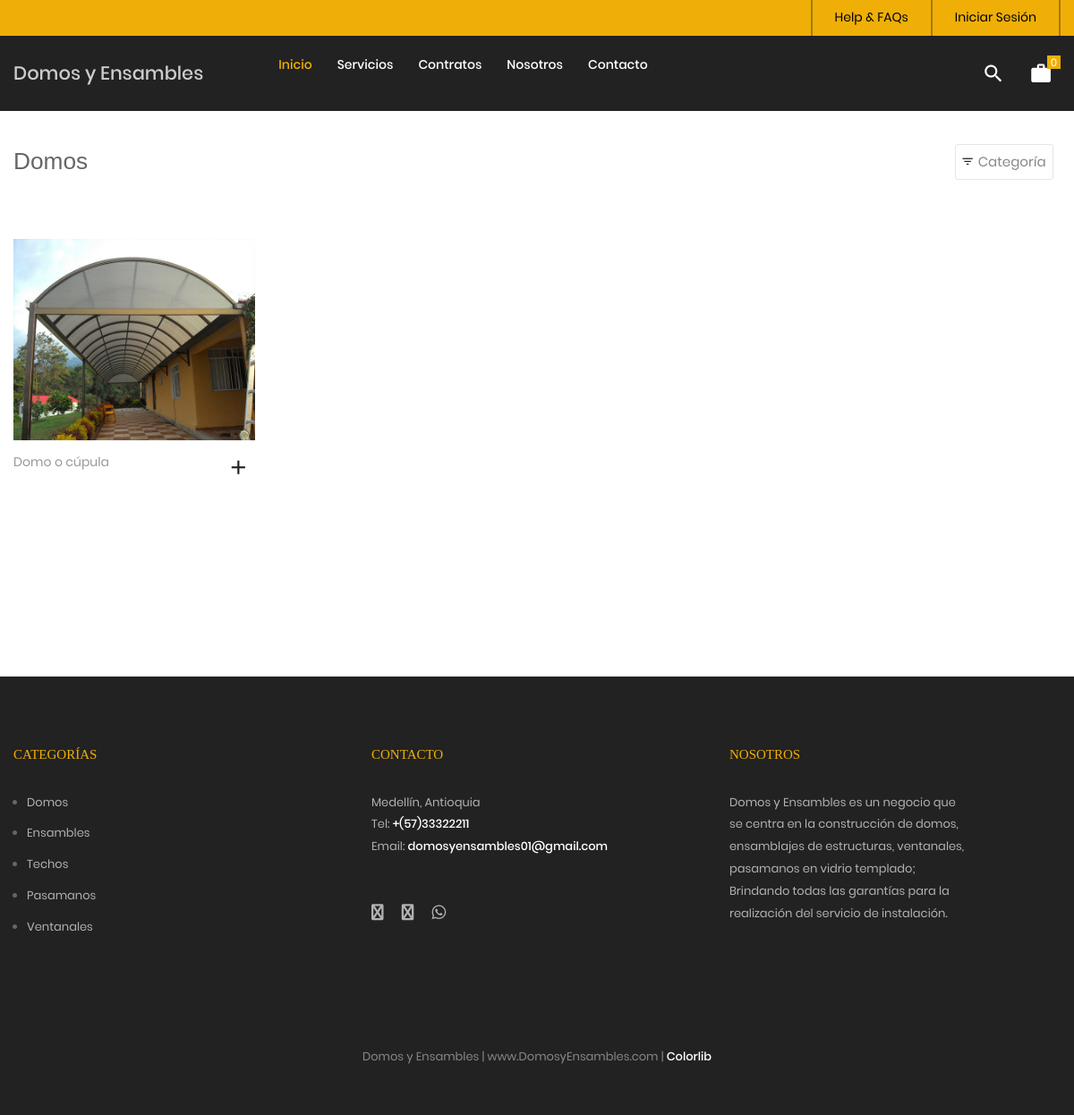
The page /tienda/categoria/1/domos on the database its author committed.
### tables this page shows
CREATE TABLE `servicio` (
  `idservicio` bigint(20) NOT NULL,
  `categoriaid` bigint(20) NOT NULL,
  `codigo` varchar(30) NOT NULL,
  `nombre` varchar(255) NOT NULL,
  `descripcion` text NOT NULL,
  `imagen` varchar(100) DEFAULT NULL,
  `datecreated` datetime NOT NULL DEFAULT current_timestamp(),
  `ruta` varchar(255) NOT NULL,
  `status` int(11) NOT NULL DEFAULT 1
);

CREATE TABLE `categoria` (
  `idcategoria` bigint(20) NOT NULL,
  `nombre` varchar(255) NOT NULL,
  `descripcion` text NOT NULL,
  `portada` varchar(100) NOT NULL,
  `datecreated` datetime NOT NULL DEFAULT current_timestamp(),
  `ruta` varchar(255) NOT NULL,
  `status` int(11) NOT NULL DEFAULT 1
);

### Libraries/Core/Views.php (called while the page is built)
<?php
	class Views
	{
		function getView($controller,$view,$data="")
		{
			$controller = get_class($controller);
			if($controller == "Home"){
				$view = "Views/".$view.".php";
			}else{
				$view = "Views/".$controller."/".$view.".php";
			}
			require_once ($view);
		}
	}
 ?>

### index.php (called while the page is built, shortened)
<?php
	require_once("Helpers/Helpers.php");
	require_once("Libraries/Core/Load.php");
 ?>

### Libraries/Core/Mysql.php (called while the page is built, shortened)
<?php
	class Mysql extends Conexion
	{
		private $conexion;
		function __construct()
		{
			$this->conexion = new Conexion();
			$this->conexion = $this->conexion->conect();
		}
		public function select(string $query)
		{
			$this->strquery = $query;
        	$result = $this->conexion->prepare($this->strquery);
			$result->execute();
        	$data = $result->fetch(PDO::FETCH_ASSOC);
        	return $data;
		}
		public function select_all(string $query)
		{
			$this->strquery = $query;
        	$result = $this->conexion->prepare($this->strquery);
			$result->execute();
        	$data = $result->fetchall(PDO::FETCH_ASSOC);
        	return $data;
		}
	}
 ?>

### Libraries/Core/Conexion.php (called while the page is built)
<?php
class Conexion{
	private $conect;
	public function __construct(){
		$connectionString = "mysql:host=".DB_HOST.";dbname=".DB_NAME.";charset=".DB_CHARSET;
		try{
			$this->conect = new PDO($connectionString, DB_USER, DB_PASSWORD);
			$this->conect->setAttribute(PDO::ATTR_ERRMODE, PDO::ERRMODE_EXCEPTION);
		}catch(PDOException $e){
			$this->conect = 'Error de conexión';
		    echo "ERROR: " . $e->getMessage();
		}
	}
	public function conect(){
		return $this->conect;
	}
}
?>

### Models/TServicio.php (called while the page is built, shortened)
<?php
require_once("Libraries/Core/Mysql.php");
trait TServicio{
	public function getServiciosCategoriaT(int $idcategoria, string $ruta, $desde = null, $porpagina = null){
		$this->intIdcategoria = $idcategoria;
		$this->strRuta = $ruta;
		$where = "";
		if(is_numeric($desde) AND is_numeric($porpagina)){
			$where = " LIMIT ".$desde.",".$porpagina;
		}
		$this->con = new Mysql();
		$sql_cat = "SELECT idcategoria,nombre,ruta FROM categoria WHERE idcategoria = '{$this->intIdcategoria}'";
		$request = $this->con->select($sql_cat);
		if(!empty($request)){
			$this->strCategoria = $request['nombre'];
			$this->strRutaCategoria = $request['ruta'];
			$sql = "SELECT p.idservicio,
							p.codigo,
							p.nombre,
							p.descripcion,
							p.categoriaid,
							c.nombre as categoria,
							p.ruta
					FROM servicio p
					INNER JOIN categoria c
					ON p.categoriaid = c.idcategoria
					WHERE p.status != 0 AND p.categoriaid = $this->intIdcategoria AND c.ruta = '{$this->strRuta}'
					ORDER BY p.idservicio DESC ".$where;
					$request = $this->con->select_all($sql);
					if(count($request) > 0){
						for ($c=0; $c < count($request) ; $c++) {
							$intIdServicio = $request[$c]['idservicio'];
							$sqlImg = "SELECT img
									FROM imagen
									WHERE servicioid = $intIdServicio";
							$arrImg = $this->con->select_all($sqlImg);
							if(count($arrImg) > 0){
								for ($i=0; $i < count($arrImg); $i++) {
									$arrImg[$i]['url_image'] = media().'/images/uploads/'.$arrImg[$i]['img'];
								}
							}
							$request[$c]['images'] = $arrImg;
						}
					}
			$request = array('idcategoria' => $this->intIdcategoria,
								'ruta' => $this->strRutaCategoria,
								'categoria' => $this->strCategoria,
								'servicios' => $request
							);
		}
		return $request;
	}
}
 ?>

### Helpers/Helpers.php (called while the page is built, shortened)
<?php
	function base_url()
	{
		return BASE_URL;
	}
    function footerTienda($data="")
    {
        $view_footer = "Views/Template/footer_tienda.php";
        require_once ($view_footer);
    }
    function getCatFooter(){
        require_once ("Models/CategoriasModel.php");
        $objCategoria = new CategoriasModel();
        $request = $objCategoria->getCategoriasFooter();
        return $request;
    }
    function getInfoPage(int $idpagina){
        require_once("Libraries/Core/Mysql.php");
        $con = new Mysql();
        $sql = "SELECT * FROM post WHERE idpost = $idpagina";
        $request = $con->select($sql);
        return $request;
    }
 ?>

### Models/CategoriasModel.php (called while the page is built, shortened)
<?php
	class CategoriasModel extends Mysql
	{
		public function getCategoriasFooter(){
			$sql = "SELECT idcategoria, nombre, descripcion, portada, ruta
					FROM categoria WHERE  status = 1 AND idcategoria IN (".CAT_FOOTER.")";
			$request = $this->select_all($sql);
			if(count($request) > 0){
				for ($c=0; $c < count($request) ; $c++) {
					$request[$c]['portada'] = BASE_URL.'/Assets/images/uploads/'.$request[$c]['portada'];
				}
			}
			return $request;
		}
	}
 ?>

### Views/Template/footer_tienda.php (the view, shortened to what this page needs)
	<?php
		$catFotter = getCatFooter();
	 ?>
	<footer class="bg3 p-t-75 p-b-32">
		<div class="container">
			<div class="row">
				<div class="col-sm-6 col-lg-4 p-b-50">
					<h4 class="stext-301 cl1 p-b-30">
						Categorías
					</h4>
					<?php if(count($catFotter) > 0){ ?>
					<ul>
						<?php foreach ($catFotter as $cat) { ?>
						<li class="p-b-10">
							<a href="<?= base_url() ?>/tienda/categoria/<?= $cat['idcategoria'].'/'.$cat['ruta'] ?>" class="stext-107 cl7 hov-cl1 trans-04">
								<?= $cat['nombre'] ?>
							</a>
						</li>
						<?php } ?>
					</ul>
					<?php } ?>
				</div>
				<div class="col-sm-6 col-lg-4 p-b-50">
					<h4 class="stext-301 cl1 p-b-30">
						Contacto
					</h4>
					<p class="stext-107 cl7 size-201">
						<?= DIRECCION ?> <br>
						Tel: <a class="linkFooter" href="tel:<?= TELEMPRESA ?>"><?= TELEMPRESA ?></a><br>
						Email: <a class="linkFooter" href="mailto:<?= EMAIL_EMPRESA ?>"><?= EMAIL_EMPRESA ?></a>
					</p>
					<div class="p-t-27">
						<a href="<?= FACEBOOK ?>" target="_blanck" class="fs-18 cl7 hov-cl1 trans-04 m-r-16">
							<i class="fa fa-facebook"></i>
						</a>
						<a href="<?= INSTAGRAM ?>" target="_blanck"  class="fs-18 cl7 hov-cl1 trans-04 m-r-16">
							<i class="fa fa-instagram"></i>
						</a>
						<a href="https://wa.me/<?= WHATSAPP ?>" target="_blanck"  class="fs-18 cl7 hov-cl1 trans-04 m-r-16">
							<i class="fab fa-whatsapp"></i>
						</a>
					</div>
				</div>
				<div class="col-sm-6 col-lg-4 p-b-50">
					<h4 class="stext-301 cl1 p-b-30">
						Nosotros
					</h4>
					<p class="stext-107 cl7 size-201">
						Domos y Ensambles es un negocio que se centra en la construcción de domos, ensamblajes de estructuras, ventanales, pasamanos en vidrio templado; Brindando todas las garantías para la realización del servicio de instalación.
					</p>
				</div>
			</div>
			<div class="p-t-40">
				<p class="stext-107 cl6 txt-center">
					<?= NOMBRE_EMPESA; ?> | <?= WEB_EMPRESA; ?> | <a href="https://colorlib.com" target="_blank">Colorlib</a>
				</p>
			</div>
		</div>
	</footer>
</body>
</html>

### Views/Tienda/categoria.php (shortened to what this page needs)
<?php
$arrServicios = $data['servicios'];
 ?>
<br><br><br>
	<div class="bg0 m-t-23 p-b-140">
		<div class="container">
			<div class="flex-w flex-sb-m p-b-52">
				<div class="flex-w flex-l-m filter-tope-group m-tb-10">
					<h3><?= $data['page_title']; ?></h3>
				</div>
				<div class="flex-w flex-c-m m-tb-10">
					<div class="flex-c-m stext-106 cl6 size-104 bor4 pointer hov-btn3 trans-04 m-r-8 m-tb-4 js-show-filter">
						<i class="icon-filter cl2 m-r-6 fs-15 trans-04 zmdi zmdi-filter-list"></i>
						 Categoría &nbsp;
					</div>
				</div>
			</div>
			<div class="row isotope-grid">
			<?php
			if(!empty($arrServicios)){
				for ($p=0; $p < count($arrServicios); $p++) {
					$ruta = $arrServicios[$p]['ruta'];
					if(count($arrServicios[$p]['images']) > 0 ){
						$portada = $arrServicios[$p]['images'][0]['url_image'];
					}else{
						$portada = media().'/images/uploads/product.png';
					}
			 ?>
				<div class="col-sm-6 col-md-4 col-lg-3 p-b-35 isotope-item women">
					<div class="block2">
						<div class="block2-pic hov-img0">
							<img src="<?= $portada ?>" alt="<?= $arrServicios[$p]['nombre'] ?>">
						</div>
						<div class="block2-txt flex-w flex-t p-t-14">
							<div class="block2-txt-child1 flex-col-l ">
								<a href="<?= base_url().'/tienda/servicio/'.$arrServicios[$p]['idservicio'].'/'.$ruta; ?>" class="stext-104 cl4 hov-cl1 trans-04 js-name-b2 p-b-6">
									<?= $arrServicios[$p]['nombre'] ?>
								</a>
							</div>
							<div class="block2-txt-child2 flex-r p-t-3">
								<a href="#"
								 id="<?= openssl_encrypt($arrServicios[$p]['idservicio'],METHODENCRIPT,KEY); ?>"
								 class="btn-addwish-b2 dis-block pos-relative js-addwish-b2 js-addcart-detail
								 icon-header-item cl2 hov-cl1 trans-04 p-l-22 p-r-11
								 ">
									<i class="zmdi zmdi zmdi-plus"></i>
								</a>
							</div>
						</div>
					</div>
				</div>
			<?php
				}
			}else{
				?>
			<p>No hay servicios para mostrar <a href="<?= base_url() ?>/tienda"> Ver servicios</a></p>
			<?php
			}
			?>
			</div>
			<?php
				if(count($data['servicios']) > 0){
			 ?>
			<div class="flex-c-m flex-w w-full p-t-45">
			</div>
			<?php
				}
			 ?>
		</div>
	</div>
<?php
	footerTienda($data);
?>

### Assets/tienda/css/main.css (style rules this page uses)
.container { max-width: 1380px; }
@media (max-width: 1600px) { .container { max-width: 1200px; } }
.container p { margin-bottom: 20px; }
.container ul, .container ol { margin-left: 15px; margin-bottom: 20px; }
.container ul, .container ul li { list-style: initial; }
.icon-header-item { position: relative; font-size: 26px; line-height: 1; cursor: pointer; }
.block2-pic { position: relative; }
.block2-txt-child1 { width: calc(100% - 30px); }
.block2-txt-child2 { width: 30px; }
.cl1 { color: #EFAF06; }
.cl2 { color: #222 }
.cl4 { color: #999; }
.cl6 { color: #888; }
.cl7 { color: #b2b2b2; }
.stext-104 { font-family: Poppins-Regular; font-size: 14px; line-height: 1.466667; }
.stext-106 { font-family: Poppins-Regular; font-size: 15px; line-height: 1.2; }
.stext-107 { font-family: Poppins-Regular; font-size: 13px; line-height: 1.923; }
.stext-301 { font-family: Montserrat-Bold; font-size: 15px; line-height: 1.6; text-transform: uppercase; }
.size-104 { min-width: 94px; height: 40px; }
.size-201 { max-width: 270px; }
.bg0 { background-color: #fff; }
.bg3 { background-color: #222; }
.bor4 { border: 1px solid #e6e6e6; border-radius: 3px; }
.hov-img0 { display: block; overflow: hidden; }
.hov-img0 img { width: 100%; -webkit-transition: transform 0.9s ease; -o-transition: transform 0.9s ease; -moz-transition: transform 0.9s ease; transition: transform 0.9s ease; }
.linkFooter { color: #FFF !important; }

### rows shown on the page
servicio: nombre "Domo o cúpula"
categoria: nombre "Domos"
categoria: nombre "Ensambles"
categoria: nombre "Techos"
categoria: nombre "Pasamanos"
categoria: nombre "Ventanales"

### other values the page prints
$data['page_title'] "Domos"
DIRECCION "Medellín, Antioquia"
TELEMPRESA "+(57)33322211"
EMAIL_EMPRESA "domosyensambles01@gmail.com"
NOMBRE_EMPESA "Domos y Ensambles"
WEB_EMPRESA "www.DomosyEnsambles.com"
